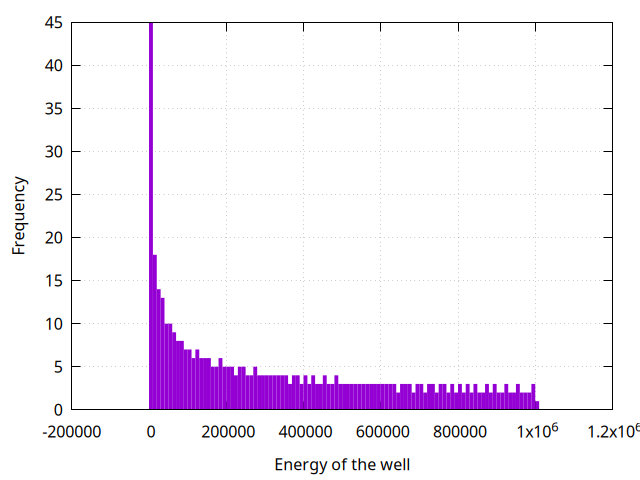

This chart was generated by the following gnuplot code:
set terminal pngcairo
set output 'plots/well_energies.png'

set xlabel "Energy of the well"
set ylabel "Frequency"
set grid
set style fill solid 1 noborder

bin_width = 10000
bin_number(x) = floor(x/bin_width)
rounded(x) = bin_width * (bin_number(x) + 0.5)
set boxwidth bin_width
# set xrange [0:1e6]
# set xtics ("0" 0, "2·10^5" 2e5, "4·10^5" 4e5, "6·10^5" 6e5, "8·10^5" 8e5,  "1·10^6" 1e6)
plot 'generated_data/well_energies.txt' using (rounded($1)):(1.0) smooth freq with boxes notitle
